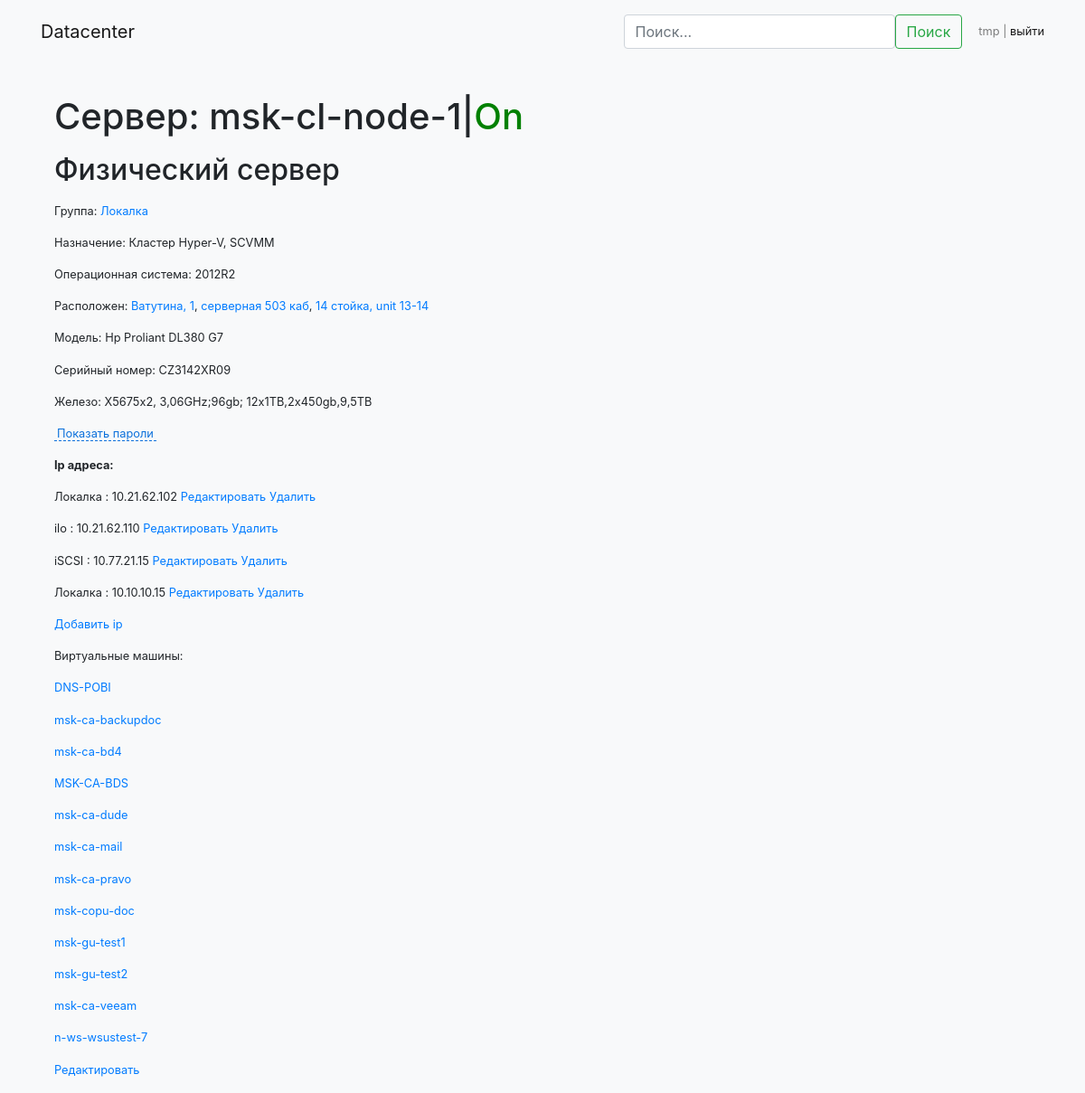
The app's page /server/46 (signed in) with its own data.
### server_list/models.py (models this page shows, shortened)
class ServerGroup(models.Model):
    name = models.CharField(max_length=50)
    description = models.CharField(max_length=200, blank=True)

class Territory(models.Model):
    name = models.CharField(max_length=50)
    address = models.CharField(max_length=200, blank=True)
    description = models.CharField(max_length=500, blank=True)

class Room(models.Model):
    name = models.CharField(max_length=50)
    description = models.CharField(max_length=500, blank=True)
    territory = models.ForeignKey(Territory, on_delete=models.SET_DEFAULT, default=None)

class Rack(models.Model):
    name = models.CharField(max_length=50)
    description = models.CharField(max_length=500, blank=True)
    room = models.ForeignKey(Room, on_delete=models.SET_DEFAULT, default=None)
    serial_number = models.CharField(max_length=100, blank=True)
    size = models.IntegerField(default=0)
    topdown = models.BooleanField(default=False)

class Server(models.Model):
    locations = {0: "front", 1: "back", 2: "full"}
    hostname = models.CharField(max_length=50)
    model = models.CharField(max_length=50, blank=True)  # separate table?
    is_physical = models.BooleanField(default=True)
    host_machine = models.ForeignKey('self', on_delete=models.SET_DEFAULT, default=None, blank=True, null=True)
    is_on = models.BooleanField(default=True)
    os = models.CharField(max_length=50, blank=True)  # separate table?
    purpose = models.CharField(max_length=200, blank=True)
    description = models.CharField(max_length=500, blank=True)
    serial_num = models.CharField(max_length=100, blank=True)
    specs = models.CharField(max_length=200, blank=True)  # as field in separate table "model"?
    sensitive_data = models.CharField(max_length=200, blank=True)  # add encryption?
    segments = models.ManyToManyField(Segment, through='Ip')
    height = models.IntegerField(blank=True, null=True)
    unit = models.IntegerField(blank=True, null=True)
    location = models.IntegerField(blank=True, null=True)
    rack = models.ForeignKey(Rack, on_delete=models.SET_DEFAULT, default=None, blank=True, null=True)
    group = models.ForeignKey(ServerGroup, on_delete=models.SET_DEFAULT, default=None, blank=True, null=True)
    hostname_lower = models.CharField(max_length=50, default='', editable=False)
    purpose_lower = models.purpose = models.CharField(max_length=200, blank=True, editable=False)
    def get_unit_string(self):
        return str(self.unit) if self.height == 1 else str(self.unit) + "-" + str(self.unit + self.height - 1)

class Segment(models.Model):
    name = models.CharField(max_length=50)
    description = models.CharField(max_length=200, blank=True)
    is_root_segment = models.BooleanField(default=False)
    parent_segment = models.ForeignKey('self', on_delete=models.SET_DEFAULT, default=None, blank=True, null=True)

class Ip(models.Model):
    mask_as_int = models.IntegerField()
    gateway_as_int = models.IntegerField()
    server = models.ForeignKey(Server, on_delete=models.CASCADE)
    segment = models.ForeignKey(Segment, on_delete=models.CASCADE)
    ip_as_string = models.CharField(max_length=20)

### server_list/views.py (the view)
# urls.py: url(r'^server/(?P<server_id>\d*)', views.server_view, name='server_view'),
@login_required(login_url=reverse_lazy('custom_login'))
def server_view(request, server_id):
    try:
        server = Server.objects.get(pk=server_id)
    except Server.DoesNotExist:
        raise Http404("No server found")
    ip_list = []
    for ip in server.ip_set.all():
        ip_list.append((ip.segment.name, ip.ip_as_string, ip.id))
    data_dict = {"server_id": server_id,
                 "model": server.model,
                 "hostname": server.hostname,
                 "power_state": server.is_on,
                 "os": server.os,
                 "purpose": server.purpose,
                 "ip_list": ip_list,
                 "serial_number": server.serial_num,
                 "specs": server.specs,
                 "root_ip_list": (server.ip_set.filter(segment__is_root_segment=True).distinct()),
                 "group": server.group,
                 }
    if server.is_physical:
        rack = server.rack
        room = rack.room
        territory = room.territory
        data_dict.update({"is_physical": True,
                          "unit": server.get_unit_string(),
                          "territory": territory,
                          "room": room,
                          "rack": rack,
                          "vm_list": server.server_set.all()})
    else:
        data_dict.update({"is_physical": False,
                          "host_machine": server.host_machine.hostname,
                          "host_machine_id": server.host_machine.id,
                          })
    return render(request, os.path.join('server_list', 'server_view.html'), {'server_dict': data_dict})

### server_list/templatetags/server_list_extras.py (called while the page is built)
@register.filter()
def get_dict_item(value, arg):
    value = value.get(arg)
    return value if value is not None else "none"

### server_list/templates/server_list/server_view.html (shortened to what this page needs)
{% extends 'server_list/navbar.html' %}
{% load server_list_extras %}
{% block content %}
<div class="container">
    <header>
        <h1><p>Сервер: {{ server_dict|get_dict_item:"hostname" }}{% if server_dict|get_dict_item:"power_state" %}|<font color="green">On</font>{% else %}<font color="red">Off</font>{%endif%}</p>
        </h1>
        <h2>
            {% if server_dict|get_dict_item:"is_physical" %}
            <p>Физический сервер</p>
            {%else%}
            <p>Виртуальная машина на <a href="{% url 'server_view' server_dict|get_dict_item:'host_machine_id' %}">{{server_dict|get_dict_item:"host_machine"}}</a></p>
            {%endif%}
        </h2>
    </header>
    {% with group=server_dict|get_dict_item:"group" %}
    {% if group != 'none'%}
    <p>Группа: <a href="{%url 'list'%}?group={{group.id}}">{{group.name}}</a></p>
    {% endif %}
    {% endwith %}
    <p>Назначение: {{server_dict|get_dict_item:"purpose"}}</p>
    <p>Операционная система: {{server_dict|get_dict_item:"os"}}</p>
    {% if server_dict|get_dict_item:"is_physical" %}
    <p>Расположен: <a href="{% url 'territory_view' server_dict.territory.id %} ">{{server_dict.territory.name}}</a>,
        <a href="{% url 'room_view' server_dict.room.id %} ">{{server_dict.room.name}}</a>,
        <a href="{% url 'rack_view' server_dict.rack.id  %}">{{server_dict.rack.name}}, unit
            {{server_dict|get_dict_item:"unit"}}</a></p>
    {%endif%}
    {% if server_dict|get_dict_item:"is_physical" %}
    <p>Модель: {{server_dict|get_dict_item:"model"}}</p>
    <p>Серийный номер: {{server_dict|get_dict_item:"serial_number"}}</p>
    <p>Железо: {{server_dict|get_dict_item:"specs"}}</p>
    {% endif %}
    <p><a href="#" class="spoiler-trigger"><span>Показать пароли</span></a></p>
    <p><strong>Ip адреса:</strong></p>
    {% for ip in server_dict|get_dict_item:"ip_list"%}
    <p>{{ip.0}} : {{ip.1}} <a href="javascript:void(0);" onclick="open_window('{% url 'ip_edit' ip.2 %}', 'Edit ip');">Редактировать</a>
        <a href="javascript:void(0);" onclick="ajax_delete_ip({{ip.2}})">Удалить</a></p>
    {% endfor %}
    <p><a href="javascript:void(0);" onClick="open_window('{% url 'ip_new' server_dict.server_id %}', 'Добавить ip');">Добавить ip</a></p>
    {% if server_dict|get_dict_item:"vm_list" %}
    <p>Виртуальные машины:</p>
    {% endif %}
    {% for s in server_dict|get_dict_item:"vm_list"%}
    <p><a href="{% url 'server_view' s.id %}">{{s.hostname}}</a></p>
    {% endfor %}
    <p><a href="{% url 'server_edit' server_dict|get_dict_item:'server_id'%}">Редактировать</a></p>
</div>
{% endblock %}

### server_list/templates/server_list/navbar.html (shortened to what this page needs)
<!DOCTYPE html>
{% load staticfiles %}
<html lang="en">
<head>
    <link type="text/css" rel="stylesheet" href="{% static 'server_list/css/bootstrap.min.css' %}"
          media="screen,projection"/>
</head>
<body class="bg-light">
<nav class="navbar navbar-expand-lg navbar-expand-md navbar-light bg-light sticky-top" id="navbar">
    <div class="container">
    <a class=" navbar-brand" href="{% url 'list' %}">Datacenter</a>
    <div class="collapse navbar-collapse" id="navbarText">
        <ul class="nav navbar-nav">
            <li class="nav-item">
                <form id="searchform" class="form-inline my-2 my-lg-2" method="POST" autocomplete="off"
                      action="{% url 'search'%}">
                    <div class="autocomplete" id="autocomplete" style="width:300px;">
                        <input class="form-control mr-sm-2" name="searchInput" type="search" placeholder="Поиск..."
                               id="myInput" style="width:100%">
                    </div>
                    <button class="btn btn-outline-success my-2 my-sm-0" type="submit">Поиск</button>
                </form>
            </li>
        </ul>
        <span class="navbar-text">
                {% if user.is_authenticated %}
                    {{user}} | <a href="{%url 'custom_logout'%}?next={{request.get_full_path}}" class="navbar-link">выйти</a>
                {% else %}
                    <a href="{% url 'custom_login' %}?next={{request.get_full_path}}" class="navbar-link">Войти</a>
                {% endif %}
        </span>
    </div>
    </div>
</nav>
<div class="container mx-auto">
    <br>
    {% block content %}
    {% endblock %}
</div>
</body>
</html>

### records on screen
ServerGroup: name "Локалка"
Territory: territory.name "Ватутина, 1"
Room: room.name "серверная 503 каб"
Rack: rack.name "14 стойка"
Server: model "Hp Proliant DL380 G7", serial_num "CZ3142XR09", specs "X5675x2, 3,06GHz;96gb; 12x1TB,2x450gb,9,5TB"
Segment: name "Локалка" "Локалка"
Ip: ip_as_string "10.21.62.102"
Segment: name "ilo"
Ip: ip_as_string "10.21.62.110"
Segment: name "iSCSI"
Ip: ip_as_string "10.77.21.15"
Ip: ip_as_string "10.10.10.15"
Server: hostname "DNS-POBI"
Server: hostname "msk-ca-backupdoc"
Server: hostname "msk-ca-bd4"
Server: hostname "MSK-CA-BDS"
Server: hostname "msk-ca-dude"
Server: hostname "msk-ca-mail"
Server: hostname "msk-ca-pravo"
Server: hostname "msk-copu-doc"
Server: hostname "msk-gu-test1"
Server: hostname "msk-gu-test2"
Server: hostname "msk-ca-veeam"
Server: hostname "n-ws-wsustest-7"

### other values on screen
{{ user }} "tmp"
{{ server_dict|get_dict_item:"hostname" }} "msk-cl-node-1"
{{ server_dict|get_dict_item:"purpose" }} "Кластер Hyper-V, SCVMM"
{{ server_dict|get_dict_item:"os" }} "2012R2"
{{ server_dict|get_dict_item:"unit" }} "13-14"
